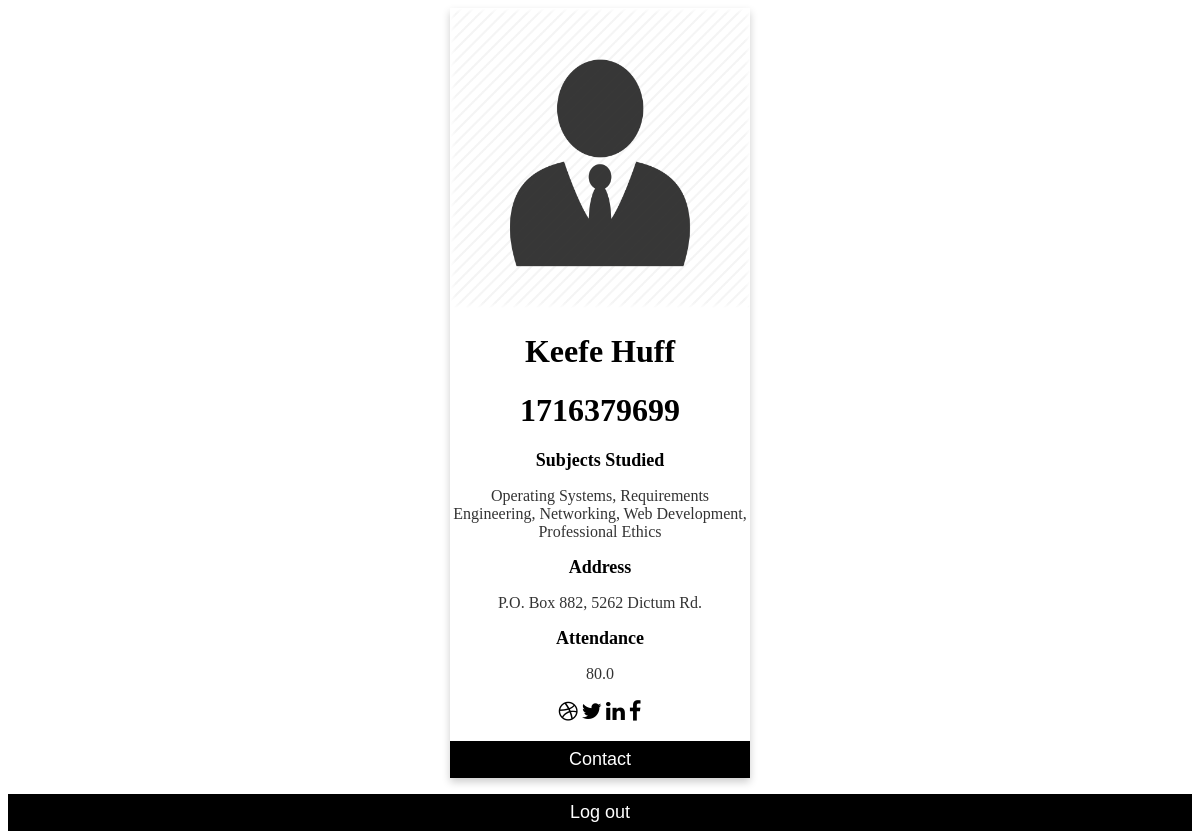
The app's page /students/1716379699/ (signed in) with its own data.
### myapp/models.py (models this page shows, shortened)
class Student(models.Model):
    serial_no = models.IntegerField(primary_key=True,default=1,max_length=100)
    first_name = models.CharField(max_length=40,null=True)
    last_name = models.CharField(max_length=40,null=True)
    subjects = models.CharField(max_length=500,null=True)
    address = models.CharField(max_length=50,null=True)
    attendance = models.FloatField(default=75)

### myapp/views.py (the view)
# urls.py: path('students/<int:number>/',views.student_detail_view,name="student_detail"),
def student_detail_view(request,number):
    if request.user.is_authenticated:
        student = Student.objects.get(serial_no=number)
        context = {
        "student": student
        }
        return render(request,'student_detail.html',context)
    else:
        return HttpResponseRedirect(reverse("signup"))

### myapp/templates/student_detail.html (shortened to what this page needs)
{% load static %}
<!DOCTYPE html>
<html lang="en" dir="ltr">
    <head>
        <link rel="stylesheet" type="text/css" href="{% static 'myapp/student_detail.css' %}">
        <link rel="stylesheet" href="https://cdnjs.cloudflare.com/ajax/libs/font-awesome/4.7.0/css/font-awesome.min.css">
    </head>
    <body>
<div class="card">
  <img src="{% static 'myapp/images/man_profile.png' %}" alt="John" style="width:100%">
  <h1>{{student.first_name}} {{student.last_name}}</h1>
  <h1> {{student.serial_no}} </h1>
  <h2 class="title">Subjects Studied</h2>
  <p>{{student.subjects}}</p>
  <h2 class="title"> Address </h2>
  <p> {{student.address}} </p>
  <h2 class="title"> Attendance </h2>
  <p> {{student.attendance}} </p>
  <a href="#"><i class="fa fa-dribbble"></i></a>
  <a href="#"><i class="fa fa-twitter"></i></a>
  <a href="#"><i class="fa fa-linkedin"></i></a>
  <a href="#"><i class="fa fa-facebook"></i></a>
  <p><button>Contact</button></p>
</div>
        <a href="{% url 'logout' %}"> <button> Log out </button></a>
    </body>
</html>

### myapp/static/myapp/student_detail.css (style rules this page uses)
.card { box-shadow: 0 4px 8px 0 rgba(0, 0, 0, 0.2); max-width: 300px; margin: auto; text-align: center; }
.title { color: rgba(0,0,0,1); font-size: 18px; }
button { border: none; outline: 0; display: inline-block; padding: 8px; color: white; background-color: #000; text-align: center; cursor: pointer; width: 100%; font-size: 18px; }
a { text-decoration: none; font-size: 22px; color: black; }
p { color: rgba(0,0,0,0.8); }

### records on screen
Student: first_name "Keefe", last_name "Huff", serial_no "1716379699", subjects "Operating Systems, Requirements Engineering, Networking, Web Development, Professional Ethics", address "P.O. Box 882, 5262 Dictum Rd.", attendance "80.0"
